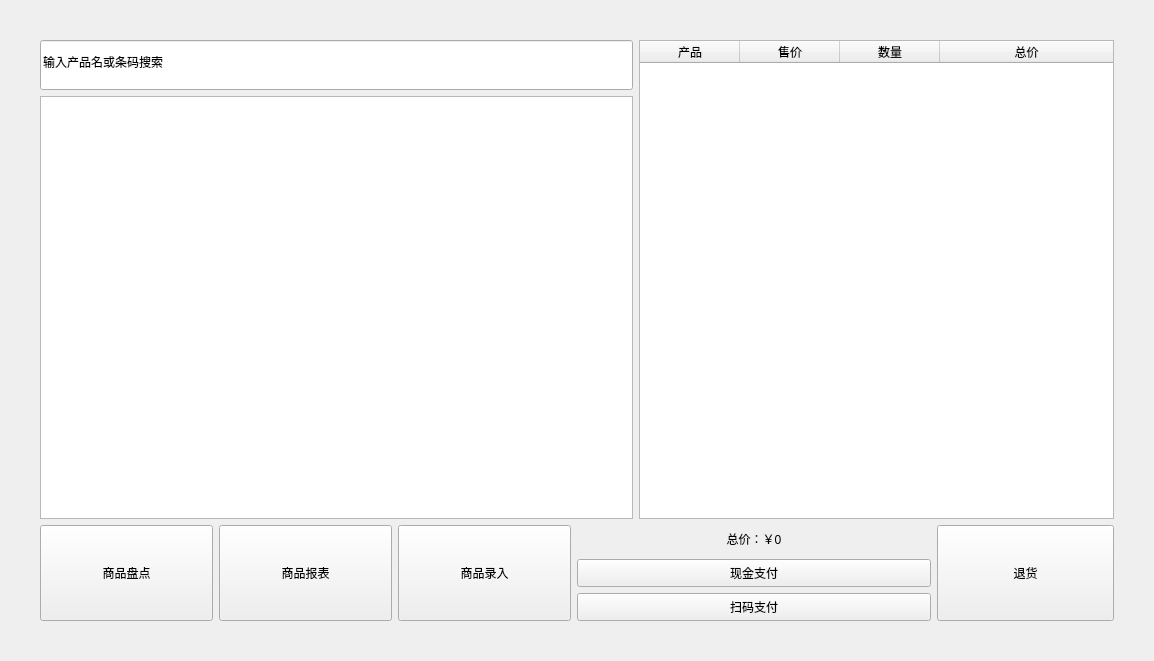
<?xml version="1.0" encoding="UTF-8"?>
<ui version="4.0">
 <class>SaleInterface</class>
 <widget class="QMainWindow" name="SaleInterface">
  <property name="geometry">
   <rect>
    <x>0</x>
    <y>0</y>
    <width>1154</width>
    <height>661</height>
   </rect>
  </property>
  <property name="windowTitle">
   <string>MainWindow</string>
  </property>
  <widget class="QWidget" name="widgetGroup">
   <layout class="QVBoxLayout" name="verticalLayout" stretch="5,1">
    <property name="leftMargin">
     <number>40</number>
    </property>
    <property name="topMargin">
     <number>40</number>
    </property>
    <property name="rightMargin">
     <number>40</number>
    </property>
    <property name="bottomMargin">
     <number>40</number>
    </property>
    <item>
     <layout class="QHBoxLayout" name="upGroup" stretch="5,4">
      <item>
       <layout class="QVBoxLayout" name="searchGroup">
        <item>
         <widget class="QLineEdit" name="search">
          <property name="sizePolicy">
           <sizepolicy hsizetype="Expanding" vsizetype="Minimum">
            <horstretch>0</horstretch>
            <verstretch>0</verstretch>
           </sizepolicy>
          </property>
          <property name="minimumSize">
           <size>
            <width>0</width>
            <height>50</height>
           </size>
          </property>
          <property name="text">
           <string>输入产品名或条码搜索</string>
          </property>
          <property name="placeholderText">
           <string>search</string>
          </property>
         </widget>
        </item>
        <item>
         <widget class="QListView" name="selectList"/>
        </item>
       </layout>
      </item>
      <item>
       <widget class="QTableWidget" name="list">
        <property name="minimumSize">
         <size>
          <width>100</width>
          <height>231</height>
         </size>
        </property>
        <property name="maximumSize">
         <size>
          <width>16777215</width>
          <height>16777215</height>
         </size>
        </property>
        <attribute name="horizontalHeaderVisible">
         <bool>true</bool>
        </attribute>
        <attribute name="horizontalHeaderCascadingSectionResizes">
         <bool>false</bool>
        </attribute>
        <attribute name="horizontalHeaderMinimumSectionSize">
         <number>26</number>
        </attribute>
        <attribute name="horizontalHeaderDefaultSectionSize">
         <number>100</number>
        </attribute>
        <attribute name="horizontalHeaderHighlightSections">
         <bool>false</bool>
        </attribute>
        <attribute name="horizontalHeaderStretchLastSection">
         <bool>true</bool>
        </attribute>
        <attribute name="verticalHeaderVisible">
         <bool>true</bool>
        </attribute>
        <attribute name="verticalHeaderCascadingSectionResizes">
         <bool>false</bool>
        </attribute>
        <attribute name="verticalHeaderDefaultSectionSize">
         <number>30</number>
        </attribute>
        <attribute name="verticalHeaderHighlightSections">
         <bool>true</bool>
        </attribute>
        <attribute name="verticalHeaderStretchLastSection">
         <bool>false</bool>
        </attribute>
        <column>
         <property name="text">
          <string>产品</string>
         </property>
        </column>
        <column>
         <property name="text">
          <string>售价</string>
         </property>
        </column>
        <column>
         <property name="text">
          <string>数量</string>
         </property>
        </column>
        <column>
         <property name="text">
          <string>总价</string>
         </property>
        </column>
       </widget>
      </item>
     </layout>
    </item>
    <item>
     <layout class="QHBoxLayout" name="bottomGroup" stretch="3,2,1">
      <item>
       <layout class="QHBoxLayout" name="otherBtnGroup">
        <item>
         <widget class="QPushButton" name="check">
          <property name="sizePolicy">
           <sizepolicy hsizetype="Expanding" vsizetype="Expanding">
            <horstretch>0</horstretch>
            <verstretch>0</verstretch>
           </sizepolicy>
          </property>
          <property name="text">
           <string>商品盘点</string>
          </property>
         </widget>
        </item>
        <item>
         <widget class="QPushButton" name="statement">
          <property name="sizePolicy">
           <sizepolicy hsizetype="Expanding" vsizetype="Expanding">
            <horstretch>0</horstretch>
            <verstretch>0</verstretch>
           </sizepolicy>
          </property>
          <property name="text">
           <string>商品报表</string>
          </property>
         </widget>
        </item>
        <item>
         <widget class="QPushButton" name="enter">
          <property name="sizePolicy">
           <sizepolicy hsizetype="Expanding" vsizetype="Expanding">
            <horstretch>0</horstretch>
            <verstretch>0</verstretch>
           </sizepolicy>
          </property>
          <property name="text">
           <string>商品录入</string>
          </property>
         </widget>
        </item>
       </layout>
      </item>
      <item>
       <layout class="QVBoxLayout" name="settleGroup">
        <item>
         <widget class="QLabel" name="price">
          <property name="sizePolicy">
           <sizepolicy hsizetype="Expanding" vsizetype="Expanding">
            <horstretch>0</horstretch>
            <verstretch>0</verstretch>
           </sizepolicy>
          </property>
          <property name="text">
           <string>总价：￥0</string>
          </property>
          <property name="alignment">
           <set>Qt::AlignmentFlag::AlignCenter</set>
          </property>
         </widget>
        </item>
        <item>
         <widget class="QPushButton" name="cashPay">
          <property name="sizePolicy">
           <sizepolicy hsizetype="Expanding" vsizetype="Expanding">
            <horstretch>0</horstretch>
            <verstretch>0</verstretch>
           </sizepolicy>
          </property>
          <property name="text">
           <string>现金支付</string>
          </property>
          <property name="checkable">
           <bool>false</bool>
          </property>
          <property name="autoExclusive">
           <bool>false</bool>
          </property>
          <property name="flat">
           <bool>false</bool>
          </property>
         </widget>
        </item>
        <item>
         <widget class="QPushButton" name="scanToPay">
          <property name="sizePolicy">
           <sizepolicy hsizetype="Expanding" vsizetype="Expanding">
            <horstretch>0</horstretch>
            <verstretch>0</verstretch>
           </sizepolicy>
          </property>
          <property name="text">
           <string>扫码支付</string>
          </property>
          <property name="checkable">
           <bool>false</bool>
          </property>
          <property name="autoExclusive">
           <bool>false</bool>
          </property>
         </widget>
        </item>
       </layout>
      </item>
      <item>
       <widget class="QPushButton" name="salesReturn">
        <property name="sizePolicy">
         <sizepolicy hsizetype="Expanding" vsizetype="Expanding">
          <horstretch>0</horstretch>
          <verstretch>0</verstretch>
         </sizepolicy>
        </property>
        <property name="text">
         <string>退货</string>
        </property>
        <property name="checkable">
         <bool>false</bool>
        </property>
        <property name="autoExclusive">
         <bool>false</bool>
        </property>
       </widget>
      </item>
     </layout>
    </item>
   </layout>
  </widget>
 </widget>
 <resources/>
 <connections/>
</ui>
